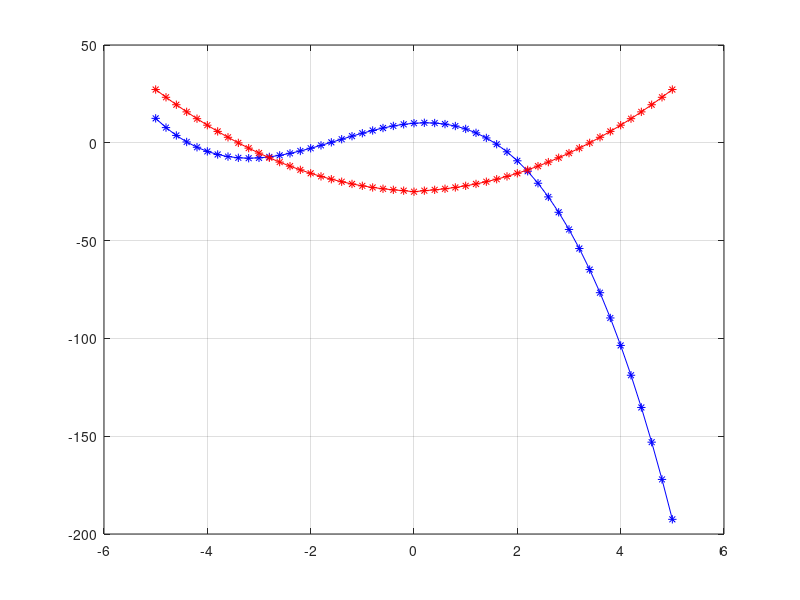

Source code (MATLAB):
X=-5:0.2:5;
F1=-0.9*X.^3-4*X.^2+2*X+10;
F2=2*X.^2+sqrt(abs(X))-25;
figure(1);
plot(X,F1,'-*b',X,F2,'-*red');
grid on;

disp('__task 2____________________________________________')
disp("Решение полинома с помощью функции roots()")
F1=[-0.9, -4, 2, 10];
X=roots(F1)
disp("Проверка решения подстановкой, например, второго корня")
F1=-0.9*X(2).^3-4*X(2).^2+2*X(2)+10

disp('__task 3____________________________________________')
F11=inline('-0.9*X.^3-4*X.^2+2*X+10')
X1=fzero(F11, -4.4)
X2=fzero(F11, -1.6)
X3=fzero(F11, 1.6)
F22=inline('2*X.^2+sqrt(abs(X))-25')
X1=fzero(F22,-3.4)
X2=fzero(F22, 3.4)